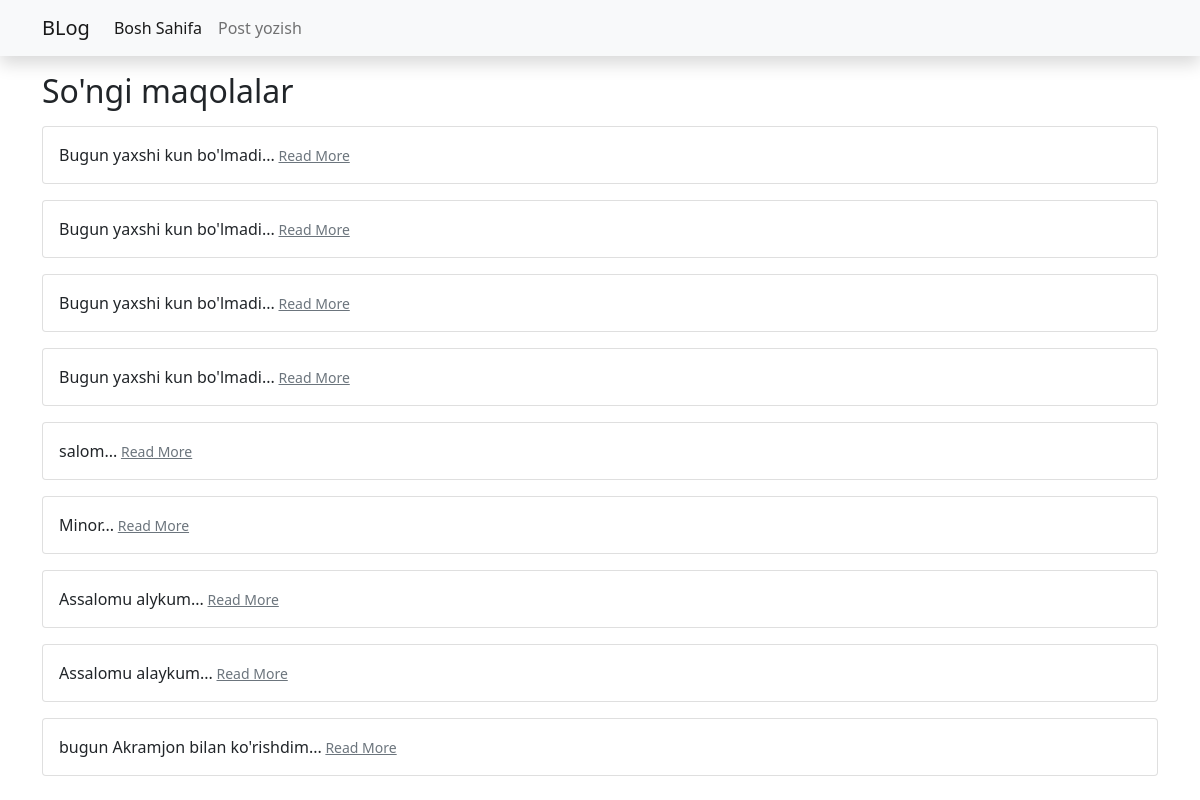
Before: / with the older database file.
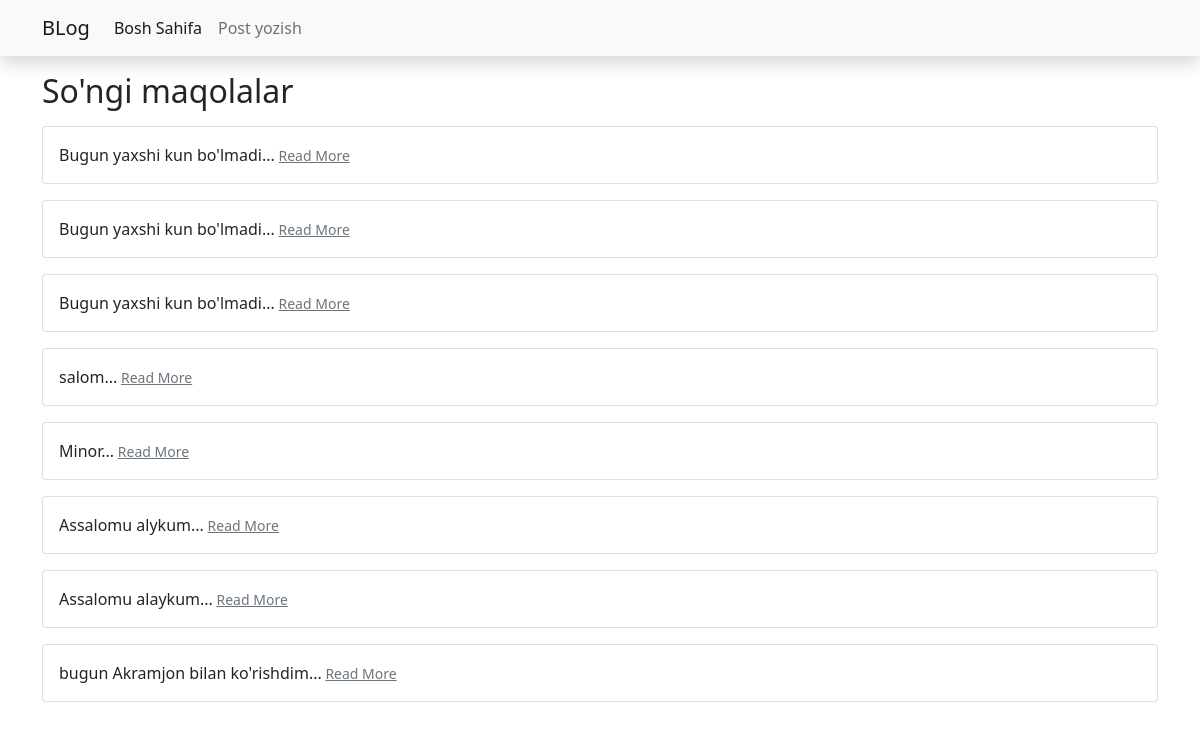
After: the same page with the newer database file.
### posts/models.py (models this page shows, shortened)
class Post(models.Model):
    auther = models.ForeignKey(User, on_delete=models.CASCADE)
    title = models.CharField(max_length=123)
    body = models.TextField()
    created = models.DateTimeField(auto_now_add=True)
    updated = models.DateTimeField(auto_now=True)
    def get_absolute_url(self):
        return "/" + str(self.id) + "/"
    class Meta:
        ordering = ["-id"]

### posts/views.py (the view)
# urls.py: path('', PostListView.as_view(), name="list"),
class PostListView(generic.ListView):
    model = Post
    template_name = "list.html"
    context_object_name = "posts"

### templates/list.html (shortened to what this page needs)
{% extends "base.html" %}
{% block content %}
    <h2 class="mt-3" >So'ngi maqolalar</h2>
    <div class="cards" >
        {% for post in posts %}
            <div class="card mt-3 ">
                <div class="card-body">
                    {{post.title}}...<small>  <a class="text-muted" href="{{post.get_absolute_url}}">Read More</a></small>
              </div>
            </div>
        {% endfor %}
    </div>
{% endblock %}

Changed rows visible on the page:
removed Post: title "Bugun yaxshi kun bo'lmadi"
